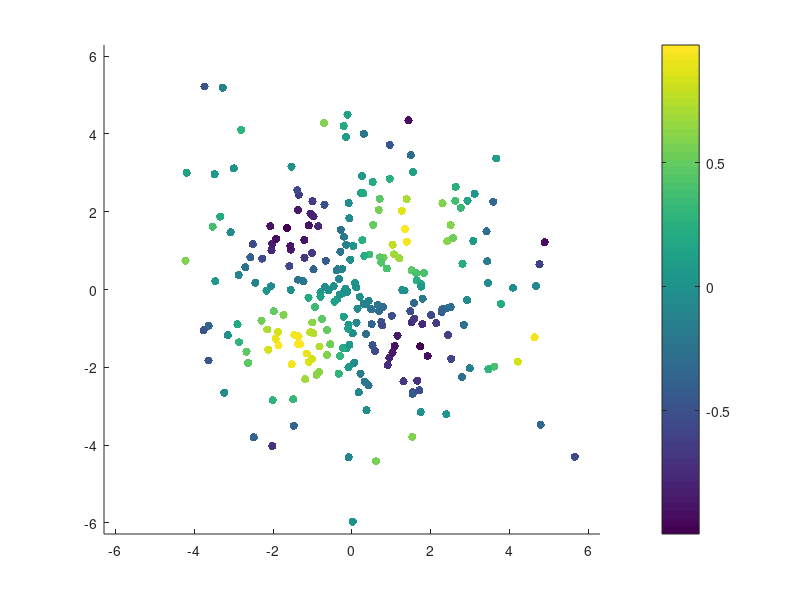

Write MATLAB code to recreate this figure. (Note: this script raises an error after producing the figure.)
% Februrary 24 2016


%%
% One type of question that I'm often asked is about how to use various
% visualization techniques with what is sometimes called "scatter data".
% This is data that is a list of individual measurements. These
% measurements often have locations associated with them, but that's not
% enough for many visualization techniques. These techniques also want grid
% information. This is information about how the measurements connect to
% each other. Let's take a look at a couple of ways in which we can get
% this grid information.
%
% First we'll need some example data. Here I have 250 measurements. Each
% one has a 2D location and a value.
%
npts = 250;
rng default
x = 2*randn(npts,1);
y = 2*randn(npts,1);
v = sin(x) .* sin(y);

%%
% Scatter data, which is sometimes known as column data, gets its name from
% the fact that 
% the <http://www.mathworks.com/help/matlab/ref/scatter.html scatter plot> 
% is the one visualization technique which is really designed for this type
% of data.
%
scatter(x,y,36,v,'filled')
colorbar
xlim([-2*pi 2*pi])
ylim([-2*pi 2*pi])

%%
% You can sort of see the pattern of v in that picture. If you squint hard
% enough. But it'd be a lot nicer if we had colors in between the dots. The
% <http://www.mathworks.com/help/matlab/ref/pcolor.html pcolor function>
% can draw that kind of picture, but it needs a particular type of input 
% known as a "structured grid". We can create this type of grid by using
% the <http://www.mathworks.com/help/matlab/ref/meshgrid.html meshgrid
% function>. 
%
[xg,yg] = meshgrid(linspace(-2*pi,2*pi,125));
size(xg)
size(yg)

%%
% But that's just the grid. That's not enough. We also need to get our
% values onto the grid. One good way to do this is with
% <http://www.mathworks.com/help/matlab/ref/scatteredinterpolant-class.html
% scatteredInterpolant>.
%
F = scatteredInterpolant(x,y,v);
vg = F(xg,yg);
h = pcolor(xg,yg,vg);

%%
% We don't really want to see the grid here, so I'll turn it off.
%
h.EdgeColor = 'none';

%%
% And add a colorbar so we can see what values we're getting.
%
colorbar

%%
% That looks pretty good, but not great. For one thing, the range of values 
% is way too large. We
% can't possibly have sin(x)*sin(y) reaching values less than -2, can we?
%
caxis([-1 1])

%%
% And while the middle of the picture is pretty good, look at that big yellow 
% blob in the upper left and the big blue blob on the bottom. Where did 
% those come from?
% 
% Both of these issues are because out at the edges of the grid scatteredInterpolant is 
% extrapolating past the values we gave it, rather than interpolating
% between them. Extrapolation is almost always a
% fairly dicey operation. To do it successfully, you really need to know a
% lot about the data you're working with, and use a lot of care in choosing 
% your extrapolation function.
%
% Often it's better to just discard the parts of the grid which require
% extrapolation. That's actually pretty easy to do. We just need to insert
% nans into the values at those points on the grid. We can find those
% points on the grid by using
% <http://www.mathworks.com/help/matlab/ref/convhull.html convhull> and 
% <http://www.mathworks.com/help/matlab/ref/inpolygon.html inpolygon>.
%
p = convhull(x,y);
xp = x(p);
yp = y(p);
inmask = inpolygon(xg(:),yg(:), xp,yp);
vg(~inmask) = nan;
h = pcolor(xg,yg,vg);
h.EdgeColor = 'none';
xlim([-2*pi 2*pi])
ylim([-2*pi 2*pi])
caxis([-1 1])
colorbar

%%
% I could use either the <http://www.mathworks.com/help/matlab/ref/boundary.html boundary
% function> or the <http://www.mathworks.com/help/matlab/ref/alphashape.html alphaShape function> instead of convhull here.
%
% As you can see, boundary will be more aggressive about removing
% portions of the grid which are far away from any sample points. It also
% has a parameter which lets you adjust that.
%
b = boundary(x,y);
inmask = inpolygon(xg(:),yg(:), x(b),y(b));

vg = F(xg,yg);
vg(~inmask) = nan;
h = pcolor(xg,yg,vg);
h.EdgeColor = 'none';
xlim([-2*pi 2*pi])
ylim([-2*pi 2*pi])
caxis([-1 1])
colorbar

%%
% Another thing that is very important when you're gridding scatter data is 
% choosing the right grid resolution. The scatteredInterpolant is going to
% work best when the resolution of the grid is close to the spacing of your
% original sample points. A grid that's too fine usually isn't a big
% problem (except for the amount of memory you consume), but if your grid is 
% much coarser than the spacing of the input
% points, then you may see aliasing artifacts. That's because the
% scatteredInterpolant doesn't really low-pass filter for you. This issue can
% become quite challenging when the spacing between your sample points
% varies widely. A good grid resolution for one area of your data might not
% be appropriate for another area.
%

%%
% But the "structured grid" isn't the only type of grid available to us.
% There's also what's known as an "unstructured grid". In a structured
% grid, we just lay out the values in a 2D array, and know that each one is
% connected to its immediate neighbors. In an unstructured mesh, we'll keep
% our columns of data values, and add an extra variable that lists how
% they're connected. 
%
% BTW, I've always thought this naming convention was a little silly 
% because the whole point of an unstructured grid is that you have to spell 
% out the structure in detail. The word "unstructured" doesn't seem like a
% good description of that.
%
% The simplest type of unstructured grid is a "triangle mesh". In a triangle
% mesh, we have Nx3 array which is a list of triangles which each connect three of the
% original points. One easy way to create a triangle mesh is to use the 
% <http://www.mathworks.com/help/matlab/ref/delaunaytriangulation-class.html
% delaunayTriangulation function>.
%
dt = delaunayTriangulation(x,y);

%%
% Once we have our triangle mesh, we can draw it using the
% <http://www.mathworks.com/help/matlab/ref/trisurf.html trisurf function>.
% 
h = trisurf(dt.ConnectivityList,x,y,zeros(npts,1),v);
h.FaceColor = 'interp';
view(2)
xlim([-2*pi 2*pi])
ylim([-2*pi 2*pi])
caxis([-1 1])
colorbar

%%
% Again, I'll hide the grid.
%
h.EdgeColor = 'none';

%%
% There are some advantages to each of these two approaches. 
%
% The triangle mesh is nice and compact, and it often has fewer gridding
% artifacts. In particular, it naturally handles that case where the spacing
% between the points varies a lot by placing more triangles where the data
% is sampled more finely.
%
% On the other hand, MATLAB has more visualization techniques which work on a
% structured grid. For example, I could use one of the 
% <http://www.mathworks.com/help/matlab/contour-plots-1.html contour
% functions> on the structured grid, but MATLAB doesn't come with a contour function
% that will work on triangle meshes, although you can find some <http://www.mathworks.com/matlabcentral/fileexchange/10408-contours-for-triangular-grids on the File
% Exchange>.
%
% These two examples are just an introduction to the powerful tools that 
% MATLAB provides for gridding scatter data. If you find one of them useful,
% you might want to explore the different options that
% scatteredInterpolant accepts, and some of the
% <http://www.mathworks.com/help/matlab/interpolation-1.html other
% functions> that are available. And you might also want to start a
% conversation on <http://www.mathworks.com/matlabcentral/answers/ MATLAB
% Answers>. There are a number of people there who have experience with
% gridding different types of data.
%
%

%%
% _Copyright 2016 The MathWorks, Inc._

